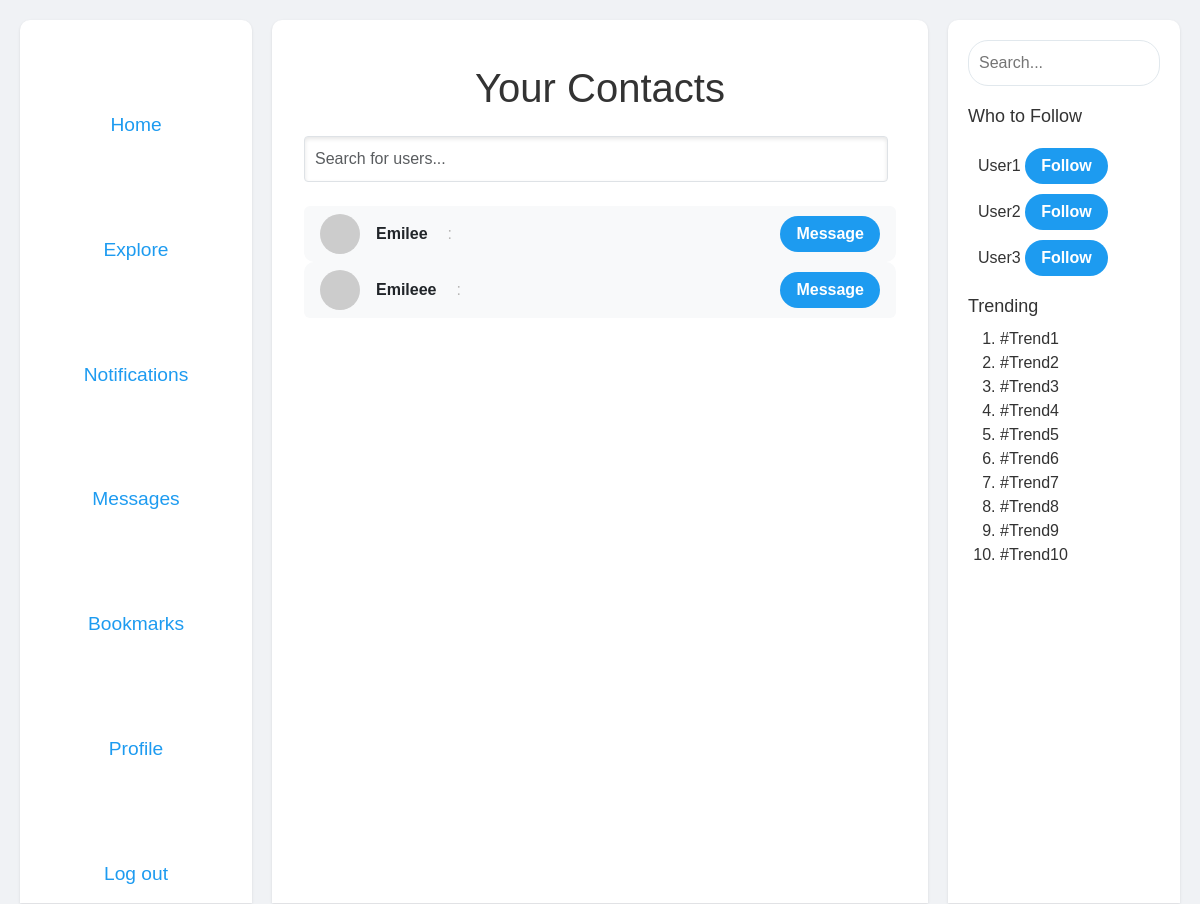
/contacts (signed in), run on an earlier commit of the app's database.
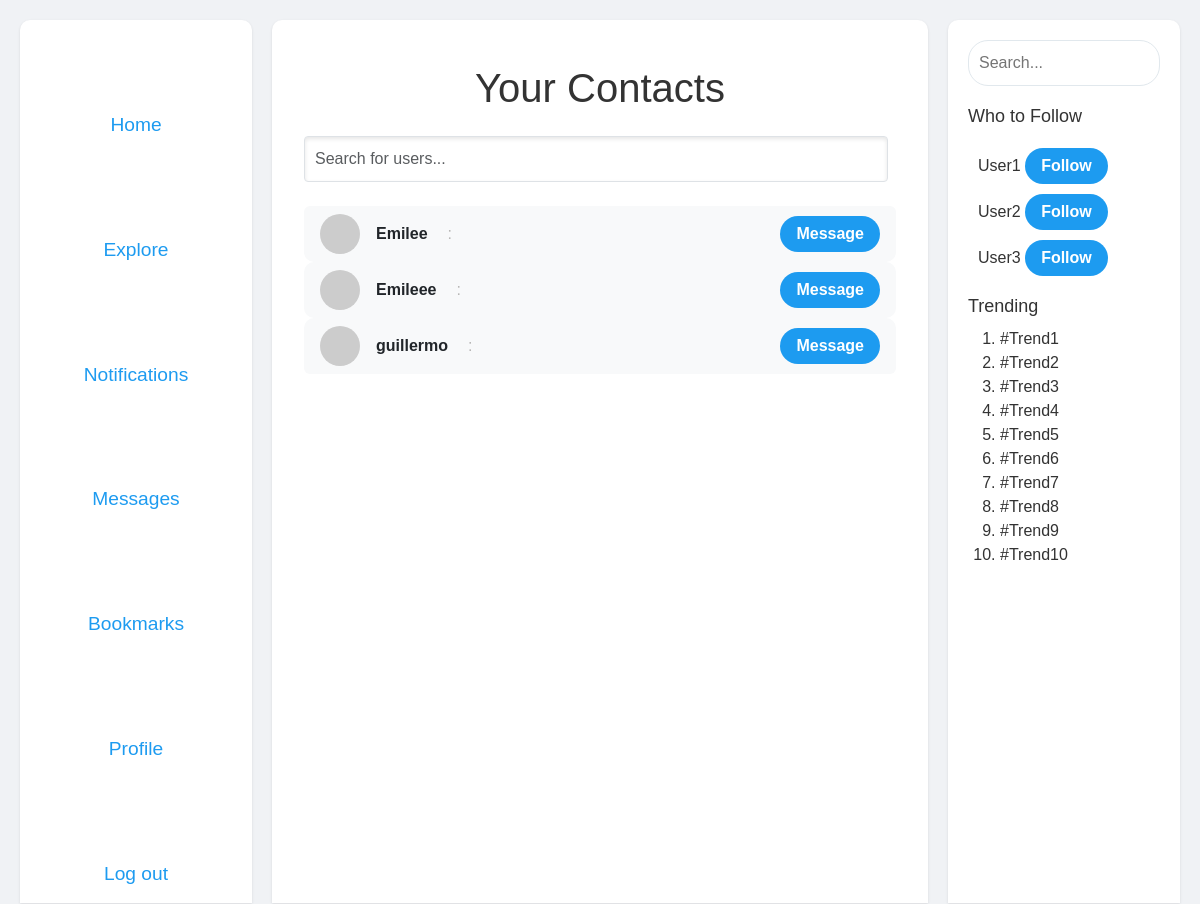
And on a later commit of the database.
### tables this page shows
CREATE TABLE users (
    id INTEGER PRIMARY KEY AUTOINCREMENT,
    username TEXT UNIQUE NOT NULL,
    password TEXT NOT NULL,  -- You should hash passwords before storing them
    email TEXT UNIQUE,
    created_at DATETIME DEFAULT CURRENT_TIMESTAMP
);

### app.py (the view)
@app.route('/contacts')
@login_required
def contacts():
    if 'user_id' not in session:
        return redirect(url_for('login'))
    user_id = session['user_id']
    add_contacts = db.execute(
        "SELECT DISTINCT sender_id FROM messages WHERE receiver_id = ? AND sender_id != ?",
        user_id, user_id
    )
    add_contacts2 = db.execute(
        "SELECT DISTINCT receiver_id FROM messages WHERE sender_id = ? AND receiver_id != ?",
        user_id, user_id
    )
    for contact in add_contacts:
        contact_id = contact['sender_id']
        existing_contact = db.execute(
            "SELECT 1 FROM contacts WHERE user_id = ? AND contact_id = ?",
            user_id, contact_id
        )
        if not existing_contact:
            db.execute(
                "INSERT INTO contacts (user_id, contact_id) VALUES (?, ?)",
                user_id, contact_id
            )
    for contact in add_contacts2:
        contact_id = contact['receiver_id']
        existing_contact = db.execute(
            "SELECT 1 FROM contacts WHERE user_id = ? AND contact_id = ?",
            user_id, contact_id
        )
        if not existing_contact:
            db.execute(
                "INSERT INTO contacts (user_id, contact_id) VALUES (?, ?)",
                user_id, contact_id
            )
    msg = {}
    """
    latest = db.execute("SELECT message FROM messages WHERE sender_id = ? OR receiver_id = ? ORDER BY timestamp ASC", user_id, user_id)[0]['message']
    sender = db.execute("SELECT sender_id FROM messages WHERE sender_id = ? OR receiver_id = ? ORDER BY timestamp ASC", user_id, user_id)[0]['sender_id']
    name = db.execute("SELECT username FROM users WHERE id = ?", sender)[0]['username']
    """
    contacts = db.execute('''
        SELECT u.id, u.username
        FROM contacts c
        JOIN users u ON c.contact_id = u.id
        WHERE c.user_id = ?
    ''', (user_id,))
    return render_template('contacts.html', contacts=contacts)

### helpers.py (called while the page is built)
def login_required(f):
    @wraps(f)
    def decorated_function(*args, **kwargs):
        if session.get("user_id") is None:
            return redirect("/login")
        return f(*args, **kwargs)
    return decorated_function

### templates/contacts.html (shortened to what this page needs)
{% extends "layout.html" %}
{% block main %}
<div class="container">
    <h1 class="mt-4 mb-4 text-center">Your Contacts</h1>
    <div class="mb-4">
        <form action="{{ url_for('contacts') }}" method="get" class="d-flex">
            <input id="search-box" type="text" name="query" placeholder="Search for users..." autocomplete="off" class="form-control me-2" onkeyup="fetchSuggestions()">
        </form>
    </div>
    <ul class="list-group">
        {% for contact in contacts %}
            <li class="list-group-item d-flex justify-content-between align-items-center">
                <div class="d-flex align-items-center">
                    <img src="https://via.placeholder.com/40" alt="Profile Picture" class="rounded-circle me-3">
                    <span class="fw-bold">{{ contact.username }}</span>
                    <div class="latest-message-contacts">
                        {{ sender }}: {{ message }}
                    </div>
                </div>
                <button onclick="showMessages({{ contact.id }})" class="button">Message</button>
            </li>
        {% endfor %}
    </ul>
</div>
{% endblock %}

### templates/layout.html (shortened to what this page needs)
<!DOCTYPE html>
<html lang="en">
    <head>
        <link href="https://cdn.jsdelivr.net/npm/bootstrap@5.3.3/dist/css/bootstrap.min.css" rel="stylesheet">
        <link rel="stylesheet" href="{{ url_for('static', filename='css/styles.css') }}">
    </head>
    <body>
        <main>
            <aside class="left-column">
                <ul class="nav-links">
                    <li><a href="/">Home</a></li>
                    <li><a href="#">Explore</a></li>
                    <li><a href="#">Notifications</a></li>
                    <li><a href="/contacts">Messages</a></li>
                    <li><a href="#">Bookmarks</a></li>
                    <li><a href="#">Profile</a></li>
                    <li><a href="/logout">Log out</a></li>
                </ul>
            </aside>
            <div class="center-column">
                {% block main %}{% endblock %}
            </div>
            <aside class="right-column">
                <div class="search-bar">
                    <input type="text" placeholder="Search...">
                </div>
                <div class="who-to-follow">
                    <h3>Who to Follow</h3>
                    <ul>
                        <li>User1 <button class="button">Follow</button></li>
                        <li>User2 <button class="button">Follow</button></li>
                        <li>User3 <button class="button">Follow</button></li>
                    </ul>
                </div>
                <div class="trending">
                    <h3>Trending</h3>
                    <ol>
                        <li>#Trend1</li>
                        <li>#Trend2</li>
                        <li>#Trend3</li>
                        <li>#Trend4</li>
                        <li>#Trend5</li>
                        <li>#Trend6</li>
                        <li>#Trend7</li>
                        <li>#Trend8</li>
                        <li>#Trend9</li>
                        <li>#Trend10</li>
                    </ol>
                </div>
            </aside>
        </main>
    </body>
</html>

### static/css/styles.css (style rules this page uses)
html, body { height: 100%; margin: 0; padding: 0; }
body { font-family: Arial, sans-serif; margin: 0; padding: 0; background-color: #f0f2f5; color: #333; display: flex; overflow-y: hidden; }
main { display: flex; max-width: 1200px; margin: 1px auto; margin-top: 20px; padding: 0 20px; flex: 1; }
.left-column { width: 20%; background: white; border-radius: 10px 10px 0 0; padding: 20px; box-shadow: 0 1px 3px rgba(0,0,0,0.1); position: sticky; top: 0; display: flex; justify-content: center; }
.left-column .nav-links { list-style: none; padding: 0; margin: 0; display: flex; flex-direction: column; align-items: center; width: 100%; }
.left-column .nav-links li { width: 100%; margin-bottom: 10px; text-align: center; margin-top:3.5rem; }
.left-column .nav-links a { display: block; padding: 15px 20px; color: #1d9bf0; text-decoration: none; font-size: 1.2rem; border-radius: 10px; transition: background-color 0.3s ease, color 0.3s ease; }
.center-column { flex: 2; background: white; border-radius: 10px 10px 0 0; padding: 20px; box-shadow: 0 1px 3px rgba(0,0,0,0.1); margin: 0 20px; }
.right-column { width: 20%; background: white; border-radius: 10px 10px 0 0; padding: 20px; box-shadow: 0 1px 3px rgba(0,0,0,0.1); }
.search-bar input { width: 100%; padding: 10px; border-radius: 20px; border: 1px solid #e1e8ed; margin-bottom:20px; }
.trending h3, .who-to-follow h3 { font-size: 18px; margin-bottom: 10px; }
.trending ul, .who-to-follow ul { list-style: none; padding: 10px; margin: 0; }
.who-to-follow ul li { margin-bottom: 10px; }
.button { background-color: #1d9bf0; color: white; border: none; padding: 6px 16px; border-radius: 20px; font-weight: bold; cursor: pointer; text-decoration: none; transition:0.5s; }
.list-group-item { background-color: #f8f9fa; border: none; border-radius: 10px; transition: background-color 0.3s ease; }
.latest-message-contacts { color:#b8b7b6; margin-left:20px; }
#search-box { padding: 10px; font-size: 16px; border-radius: 4px; box-shadow: inset 0 2px 4px rgba(0, 0, 0, 0.1); }

What changed in the data, as far as the page shows it:
added users: username "guillermo"
